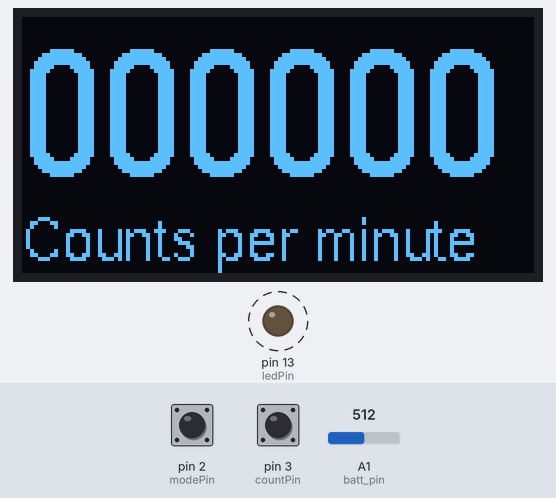
Recording of a sketch running on a simulated Arduino Uno, built with avr-gcc and run on an emulated ATmega328P. Shown: 128×64 one-colour display, output pins drawn as LEDs (lit = HIGH). Dashed ring = blinking. The test bench sets the inputs (shaded band); at power-on: pin 2 (modePin) HIGH, pin 3 (countPin) HIGH, A1 (batt_pin) = 512. EEPROM starts erased; what the sketch prints to the serial monitor is not drawn.

Above: at 2.3 s.
2.4 s: pin 2 (modePin) pulled LOW for 0.15 s
At 3.5 s:
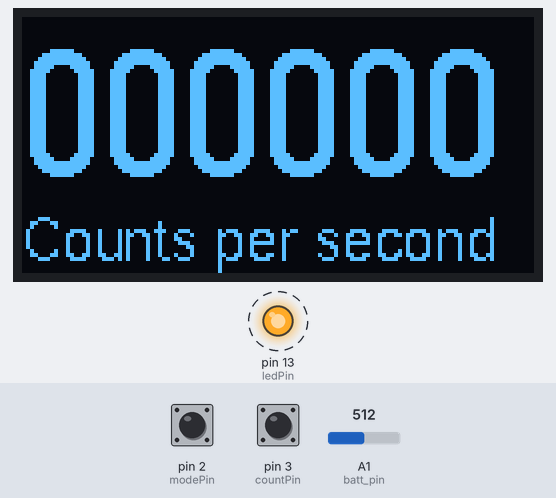
5.5 s: pin 2 (modePin) pulled LOW for 1 s
At 7.7 s:
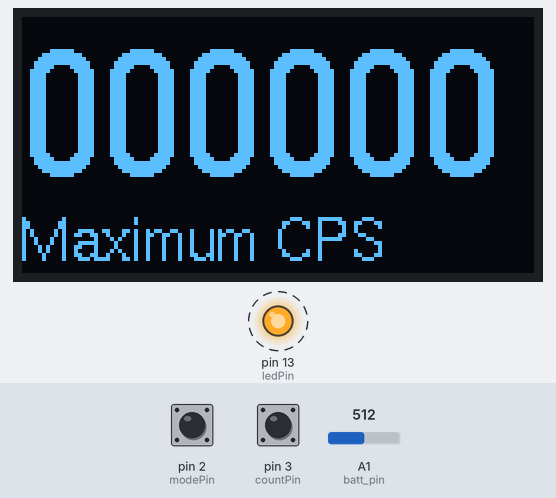
9.5 s: pin 2 (modePin) pulled LOW for 0.15 s
At 12.0 s:
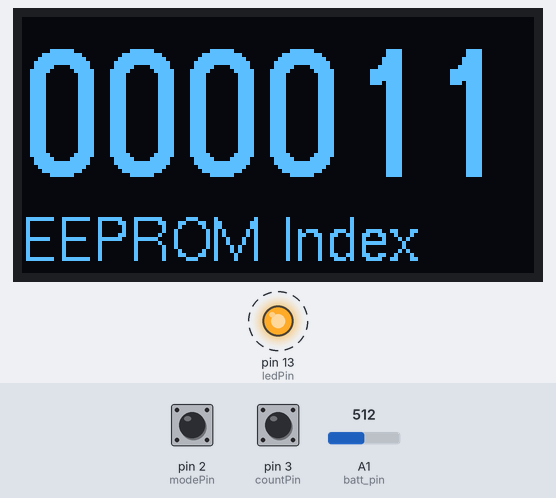
12.6 s: pin 2 (modePin) pulled LOW for 3.2 s
At 13.5 s:
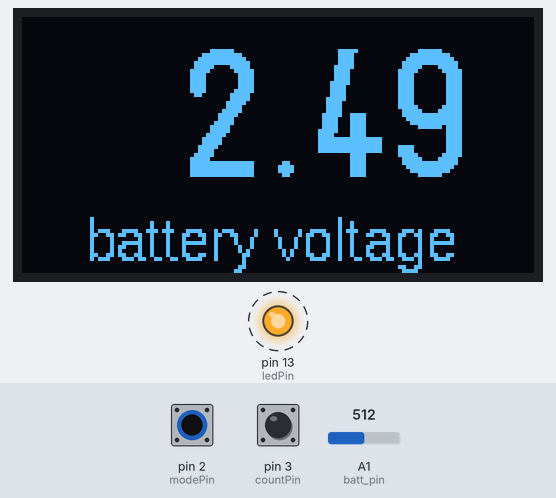
Timing chart, 0 to 18.6 s (numbered marks = the images above; inputs shaded):
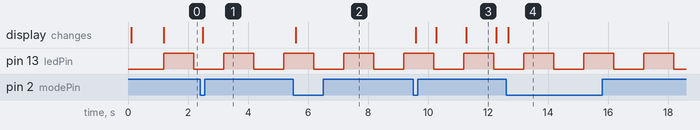

The sketch:

OLED_Geiger_Counter.ino
```cpp
// (licence header left out)
#include <Arduino.h>
#include <EEPROM.h>
#include <U8g2lib.h>

#ifdef U8X8_HAVE_HW_SPI
#include <SPI.h>
#endif
#ifdef U8X8_HAVE_HW_I2C
#include <Wire.h>
#endif

#define COUNT_SIZE 20

const float ver = 1.2;          //  firmware version
const int ledPin = LED_BUILTIN; //  output pin for LED
const int batt_pin = A1;        //  input pin for the battery voltage
const int modePin = 2;          //  input pin for the mode button
const int countPin = 3;         //  input pin for the counter signal
const long interval = 1000;     //  update interval - allows for display * calculation (milliseconds)

// U8g2 Contructor (Picture Loop Page Buffer)
U8G2_SSD1306_128X64_NONAME_F_4W_SW_SPI u8g2(U8G2_R2, /* clock=*/ 12, /* data=*/ 11, /* cs=*/ 10, /* dc=*/ 9, /* reset=*/ U8X8_PIN_NONE);

// End of constructor list

volatile unsigned int switch_mode = 0; // current mode as set by panel switch
int newmode = 1;                       // flag set by switch interrupt
volatile unsigned int count = 0;       // number of geiger tube events since last reset
char str[12];                           // holds string value to display
int first_time = 1;                    // special treatment of counts per minute until COUNT_SIZE is complete
unsigned int per_sec[COUNT_SIZE];      // array for counts per minute calculation;
unsigned int seconds = 0;              // index into per_sec array
unsigned int current_count = 0;        // current display counts per second
unsigned int max_count = 0;            // maximum recorded counts per second
unsigned int eeprom_index = 0;         // index into EEPROM

void setup(void) {
  Serial.begin(115200);
  pinMode(ledPin, OUTPUT);
  pinMode(modePin, INPUT_PULLUP);
  u8g2.begin();
  Serial.println("Initialising counter");
  for (int i = 0 ; i < (EEPROM.length() - 1) ; i++) {
    if ((EEPROM.read(i) == 255) && (EEPROM.read(i+1) == 255)) {
      eeprom_index = i;                 // set index counter to next EEPROM location
      break;
    }
    sprintf(str, "%d %d", i, EEPROM.read(i)); // output saved values
    Serial.println(str);
  }
  if (digitalRead(modePin) == LOW) {   // reset EEPROM index counter if button held on powerup
    Serial.println("EEPROM reset");
    display(str, "EEPROM reset");
    eeprom_index=0;
    delay(2000);
  }
  dtostrf(ver, 6, 2, str); // arduino can't sprintf floats
  display(str, "Firmware Version");
  attachInterrupt(digitalPinToInterrupt(modePin), modeHandler, FALLING);
  attachInterrupt(digitalPinToInterrupt(countPin), countHandler, FALLING);
  delay(1000);                       // let user read firmware message
}

void loop(void) {
  if (newmode || update_check()) {
    if (switch_mode == 0)
      show_cpm();
    if (switch_mode == 1)
      show_cps();
    if (switch_mode == 2)
      show_max();
    if (switch_mode == 3)
      show_index();
    if (switch_mode == 4)
      voltage();
    newmode=0;
  }
}


void show_cpm(void) {
  int i;
  long total;

  total=0;
  if (first_time) {
    for (i=0;i<=seconds;i++)
      total+=per_sec[i];
    total = (total*COUNT_SIZE)/(seconds+1);
  } else {
    for (i=0;i<COUNT_SIZE;i++)
      total+=per_sec[i];
  }
  total=total*60/COUNT_SIZE;   // adjust to counts per minute
  sprintf(str, "%06ld", total);
  display(str, "Counts per minute");

}

void show_cps(void) {
  sprintf(str, "%06d", current_count);
  display(str, "Counts per second");
}

void show_max(void) {
  sprintf(str, "%06d", max_count);
  display(str, "Maximum CPS");
}

void show_index(void) {
  sprintf(str, "%06d", eeprom_index);
  display(str, "EEPROM Index");
}

void voltage(void) {
  static int setmv;
  int mv;
  float volts;

  mv = analogRead(batt_pin) * readVcc() / 1024;
  if (newmode || abs(mv - setmv) > 35) {
    setmv=mv;
    volts = mv / 1000.0;
    dtostrf(volts, 6, 2, str); // arduino can't sprintf floats
    display(str, "    battery voltage");
  }
}

void display(char *value, const char *text) {
  u8g2.firstPage();
  do {
    u8g2.setFont(u8g2_font_logisoso32_tn);
    u8g2.drawStr(0,40,value);
    u8g2.setFont(u8g2_font_helvR10_tr);
    u8g2.drawStr(0,61,text);
  } while ( u8g2.nextPage() );
}

long readVcc() {
  long result;
  // Read 1.1V reference against AVcc
  ADMUX = _BV(REFS0) | _BV(MUX3) | _BV(MUX2) | _BV(MUX1);
  delay(2); // Wait for Vref to settle
  ADCSRA |= _BV(ADSC); // Convert
  while (bit_is_set(ADCSRA,ADSC));
  result = ADCL;
  result |= ADCH<<8;
  result = 1120000L / result; // Back-calculate AVcc in mV (corrected for RobotDyn Nano)
  return result;
}

int update_check() {
  // check to see if it's time to update the count variables
  // and flash heartbeat LED
  //
  static int ledState = LOW;
  static unsigned long previousMillis = 0;
  unsigned long currentMillis = millis();

  if (currentMillis - previousMillis >= interval) {
    previousMillis = currentMillis; // save last update time
    per_sec[seconds]=count;
    current_count=count;
    if (count > max_count) {
      max_count = count;
    }
    if (eeprom_index < EEPROM.length() - 2) {
      if (count < 128) {
        EEPROM.write(eeprom_index, (byte)count);
        ++eeprom_index;
      }
      else {
        EEPROM.write(eeprom_index, (byte)((count >> 8)) + 128);
        ++eeprom_index;
        EEPROM.write(eeprom_index, (byte)count);
        ++eeprom_index;
      }
      EEPROM.write(eeprom_index, 255);
      EEPROM.write(eeprom_index+1, 255);
    }
    count=0;
    if (++seconds == COUNT_SIZE) {
      seconds=0;
      first_time=0;
    }
    if (ledState == LOW) {
      ledState = HIGH;
    } else {
      ledState = LOW;
    }
    digitalWrite(ledPin, ledState);  // heartbeat
    return 1;
  }
  return 0;
}

#define BOUNCE_DURATION 200   // define an appropriate bounce time in ms

volatile unsigned long bounceTime=0; // ms count to debounce a pressed switch

void modeHandler() {
// this is the interrupt handler for button presses
// it ignores presses that occur in intervals less then the bounce time
  if (millis() > bounceTime) {
    newmode = 1;
    ++switch_mode;
    if (switch_mode > 4) {
      switch_mode=0;
    }
    bounceTime = millis() + BOUNCE_DURATION;  // set whatever bounce time in ms is appropriate
  }
}

void countHandler() {
  ++count;
}
```

Measured:
- after the input at 2.4 s, the display: changes after 0.09 s (image 1)
- after the input at 5.5 s, the display: changes after 0.08 s (image 2)
- after the input at 9.5 s, the display: first changes after 0.09 s (image 3 shows a later state)
- after the input at 12.6 s, the display: changes after 0.07 s (image 4)
- by itself, pin 13 (ledPin): alternates HIGH for 1.0 s and LOW for 1.0 s
- what the display in image 3 shows lasts 1.0 s, from 11.3 s to 12.3 s
